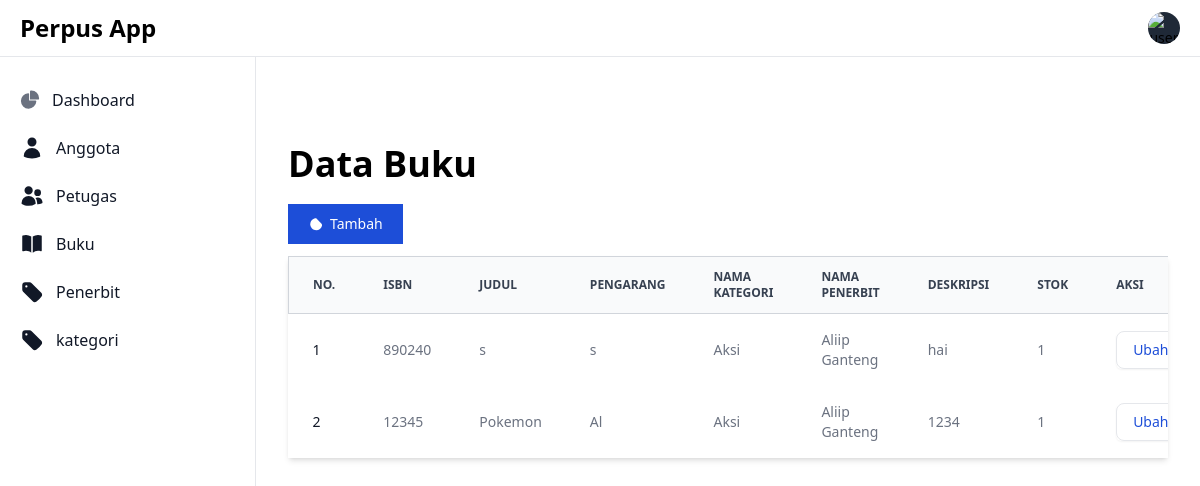
The page /buku/index.php (signed in) on the database its author committed.
### tables this page shows
CREATE TABLE `buku` (
  `ID` int(11) NOT NULL,
  `ISBN` varchar(255) NOT NULL,
  `Judul` varchar(255) NOT NULL,
  `Pengarang` varchar(25) NOT NULL,
  `Kategori_ID` int(11) NOT NULL,
  `Penerbit_ID` int(11) NOT NULL,
  `Deskripsi` text NOT NULL,
  `Stok` int(11) NOT NULL
);

CREATE TABLE `kategori` (
  `ID` int(11) NOT NULL,
  `NamaKategori` varchar(255) NOT NULL
);

CREATE TABLE `penerbit` (
  `ID` int(11) NOT NULL,
  `NamaPenerbit` varchar(255) NOT NULL,
  `Alamat` text NOT NULL,
  `NoTelp` varchar(255) NOT NULL
);

### object/buku.php (called while the page is built, shortened)
<?php
class buku {
    private $conn;
    public function __construct($db) {
        $this->conn = $db;
    }
    function readAll() {
        $query = "SELECT buku.ID,
                        buku.ISBN,
                        buku.Judul,
                        buku.Pengarang,
                        buku.Kategori_ID,
                        buku.Penerbit_ID,
                        buku.Deskripsi,
                        buku.Stok,
                        kategori.NamaKategori,
                        penerbit.NamaPenerbit
                        FROM buku JOIN kategori ON buku.Kategori_ID = kategori.ID
                                    JOIN penerbit ON buku.Penerbit_ID = penerbit.ID";
        $result = $this->conn->prepare($query);
        $result->execute();
        return $result;
    }
}
?>

### buku/index.php (the view, shortened to what this page needs)
<?php
include '../config/layout.php';
include '../config/database.php';
include '../object/buku.php';
$database = new database();
$db = $database->getConnection();
$buku = new buku($db);
$result = $buku->readAll();
?>
<div class="p-4 sm:ml-64">
    <div class="p-4 mt-14">
        <h2 class="text-4xl font-extrabold text-black-500">Data Buku</h2>
        <a href="form-tambah.php" class="block mt-5 text-white bg-blue-700 hover:bg-blue-800 focus:ring-4 focus:outline-none focus:ring-blue-300 font-mediumrounded-lg text-sm px-5 py-2.5 text-center inline-flex items-center me-2dark:bg-blue-600 dark:hover:bg-blue-700 dark:focus:ring-blue-800">
            Tambah
        </a>
        <div class="relative overflow-x-auto mt-3 shadow-md">
            <table class="w-full text-sm text-left rtl:text-right text-gray-500 dark:text-gray-400">
                <thead class="text-xs text-gray-700 border border-gray-300 uppercase bg-gray-50 dark:bg-gray-50 dark:text-gray-400">
                    <tr>
                        <th scope="col" class="px-6 py-3">
                            No.
                        </th>
                        <th scope="col" class="px-6 py-3">
                            ISBN
                        </th>
                        <th scope="col" class="px-6 py-3">
                            Judul
                        </th>
                        <th scope="col" class="px-6 py-3">
                            Pengarang
                        </th>
                        <th scope="col" class="px-6 py-3">
                            Nama Kategori
                        </th>
                        <th scope="col" class="px-6 py-3">
                            Nama Penerbit
                        </th>
                        <th scope="col" class="px-6 py-3">
                            Deskripsi
                        </th>
                        <th scope="col" class="px-6 py-3">
                            Stok
                        </th>
                        <th scope="col" class="px-6 py-3">
                            Aksi
                        </th>
                    </tr>
                </thead>
                <?php
                $no = 1;
                while ($row = $result->fetch(PDO::FETCH_ASSOC)) {
                    extract($row);
                ?>
                    <tbody>
                        <tr class="bg-white border-gray-700 dark:bg-white dark:border-gray-700">
                            <th scope="row" class="px-6 py-4 font-medium text-gray-900 whitespace-nowrap dark:text-gray-300">
                                <?= $no ?>
                            </th>
                            <td class="px-6 py-4">
                                <?= $ISBN ?>
                            </td>
                            <td class="px-6 py-4">
                                <?= $Judul ?>
                            </td>
                            <td class="px-6 py-4">
                                <?= $Pengarang ?>
                            </td>
                            <td class="px-6 py-4">
                                <?= $NamaKategori ?>
                            </td>
                            <td class="px-6 py-4">
                                <?= $NamaPenerbit ?>
                            </td>
                            <td class="px-6 py-4">
                                <?= $Deskripsi ?>
                            </td>
                            <td class="px-6 py-4">
                                <?= $Stok ?>
                            </td>
                            <td class="px-6 py-4">
                                <div class="inline-flex rounded-md shadow-sm">
                                    <a href="form-ubah.php?ID=<?= $ID ?>" aria-current="page" class="px-4 py-2 text-sm font-medium text-blue-700 bg-white border border-gray-200 rounded-s-lg hover:bg-gray-100 focus:z-10 focus:ring-2 focus:ring-blue-700 focus:text-blue-700 dark:bg-gray-700 dark:border-gray-600 dark:text-white dark:hover:text-white dark:hover:bg-gray-600 dark:focus:ring-blue-500 dark:focus:text-white">
                                        Ubah
                                    </a>
                                </div>
                            </td>
                        </tr>
                    <?php
                    $no += 1;
                }
                    ?>
                    </tbody>
            </table>
        </div>
    </div>
</div>
</body>
</html>

### config/layout.php (shortened to what this page needs)
<!doctype html>
<html>
<head>
    <script src="https://cdn.tailwindcss.com"></script>
    <link href="https://cdnjs.cloudflare.com/ajax/libs/flowbite/2.2.1/flowbite.min.css" rel="stylesheet" />
</head>
<body>
    <nav class="fixed top-0 z-50 w-full bg-white border-b border-gray-200 dark:bg-gray-800 dark:border-gray-700">
        <div class="px-3 py-3 lg:px-5 lg:pl-3">
            <div class="flex items-center justify-between">
                <div class="flex items-center justify-start rtl:justify-end">
                    <a href="#" class="flex ms-2 md:me-24">
                        <span class="self-center text-xl font-semibold sm:text-2xl whitespace-nowrap dark:text-white">Perpus App</span>
                    </a>
                </div>
                <div class="flex items-center">
                    <div class="flex items-center ms-3">
                        <div>
                            <button type="button" class="flex text-sm bg-gray-800 rounded-full focus:ring-4 focus:ring-gray-300 dark:focus:ring-gray-600" aria-expanded="false" data-dropdown-toggle="dropdown-user">
                                <img class="w-8 h-8 rounded-full" src="" alt="user photo">
                            </button>
                        </div>
                    </div>
                </div>
            </div>
        </div>
    </nav>
    <aside id="logo-sidebar" class="fixed top-0 left-0 z-40 w-64 h-screen pt-20 transition-transform -translate-x-full bg-white border-r border-gray-200 sm:translate-x-0 dark:bg-gray-800 dark:border-gray-700" aria-label="Sidebar">
        <div class="h-full px-3 pb-4 overflow-y-auto bg-white dark:bg-gray-800">
            <ul class="space-y-2 font-medium">
                <li>
                    <a href="../dashboard.php" class="flex items-center p-2 text-gray-900 rounded-lg dark:text-white hover:bg-gray-100 dark:hover:bg-gray-700 group">
                        <span class="ms-3">Dashboard</span>
                    </a>
                </li>
                <li>
                    <a href="../anggota" class="flex items-center p-2 text-gray-900 rounded-lg dark:text-white hover:bg-gray-100 dark:hover:bg-gray-700 group">
                        <span class="flex-1 ms-3 whitespace-nowrap">Anggota</span>
                    </a>
                </li>
                <li>
                    <a href="../Petugas" class="flex items-center p-2 text-gray-900 rounded-lg dark:text-white hover:bg-gray-100 dark:hover:bg-gray-700 group">
                        <span class="flex-1 ms-3 whitespace-nowrap">Petugas</span>
                    </a>
                </li>
                <li>
                    <a href="../buku" class="flex items-center p-2 text-gray-900 rounded-lg dark:text-white hover:bg-gray-100 dark:hover:bg-gray-700 group">
                        <span class="flex-1 ms-3 whitespace-nowrap">Buku</span>
                    </a>
                </li>
                <li>
                    <a href="../penerbit" class="flex items-center p-2 text-gray-900 rounded-lg dark:text-white hover:bg-gray-100 dark:hover:bg-gray-700 group">
                        <span class="flex-1 ms-3 whitespace-nowrap">Penerbit</span>
                    </a>
                </li>
                <li>
                    <a href="../kategori" class="flex items-center p-2 text-gray-900 rounded-lg dark:text-white hover:bg-gray-100 dark:hover:bg-gray-700 group">
                        <span class="flex-1 ms-3 whitespace-nowrap">kategori</span>
                    </a>
                </li>
            </ul>
        </div>
    </aside>
    <div class="p-4 sm:ml-64">
    </div>

### config/database.php (shortened to what this page needs)
<?php
class database {
    private $host = "localhost";
    private $db_name = "app_perpus";
    private $username = "root";
    private $password = "";
    public function getConnection() {
        $this->conn = null;
        try {
            $this->conn = new PDO("mysql:host=" . $this->host . ";dbname=". $this->db_name,
                                                                            $this->username,
                                                                            $this->password );
            echo "Koneksi berhasil";
        } catch (PDOException $exception) {
            echo "Connection error: " . $exception->getMessage();
        }
        return $this->conn;
    }
}
?>

### rows shown on the page
buku: ISBN "890240", Judul "s", Pengarang "s", Kategori_ID.NamaKategori "Aksi", Penerbit_ID.NamaPenerbit "Aliip Ganteng", Deskripsi "hai", Stok "1"
buku: ISBN "12345", Judul "Pokemon", Pengarang "Al", Kategori_ID.NamaKategori "Aksi", Penerbit_ID.NamaPenerbit "Aliip Ganteng", Deskripsi "1234", Stok "1"
